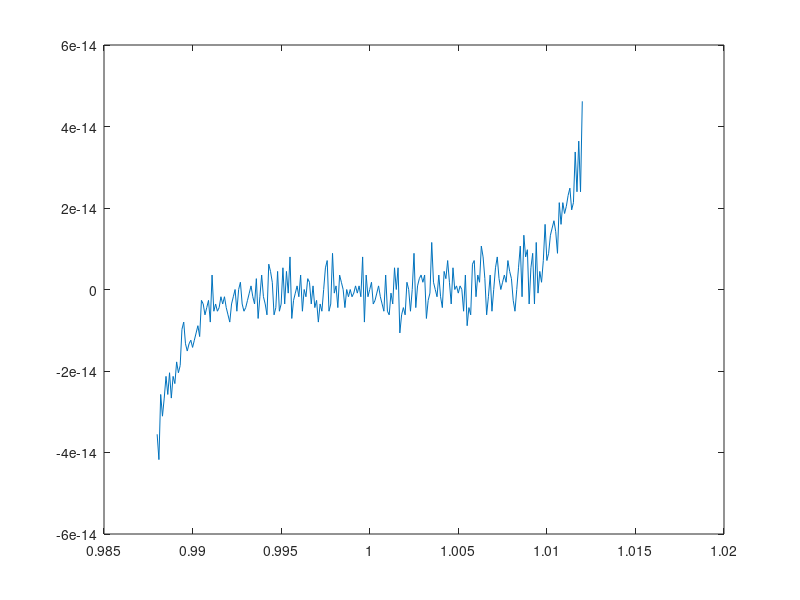

This chart was generated by the following MATLAB code:
x = 0.988:0.0001:1.012;
p = x.^7 - 7 * x.^6 + 21 * x.^5 - 35 * x.^4 + 35 * x.^3 - 21 * x.^2 + 7 * x - 1;
#p = (x - 1).^7;

plot(x, p);

# Meine Erklaerung ist Ausloeschung. Bei der zweiten Version wird zuerst eine
# schlecht konditionierte Operation (-) angewandt, aber dann nur noch gut
# konditionierte Operationen (^). Bei der Originalformel hingegen ist es
# andersherum. Hier werden dann mehrmals Zahlen unterschiedlichen Vorzeichens
# addiert.
